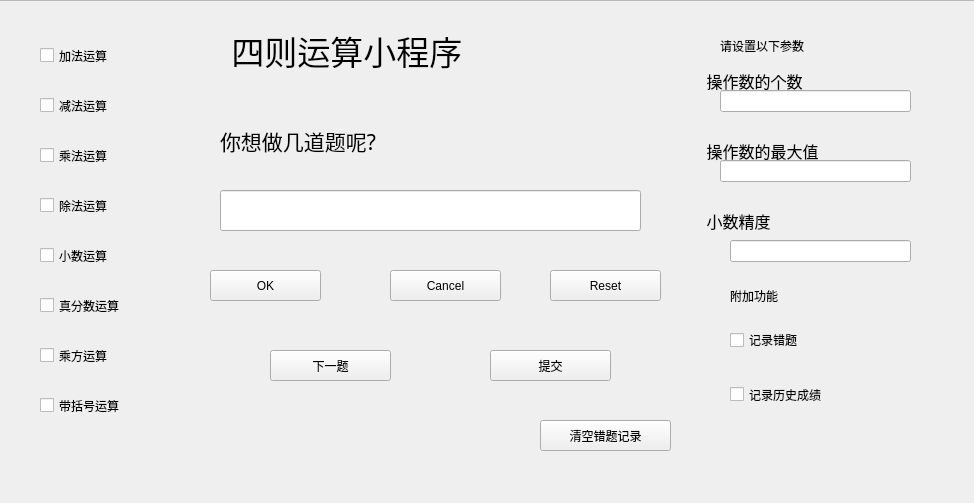
<?xml version="1.0" encoding="UTF-8"?>
<ui version="4.0">
 <class>Widget</class>
 <widget class="QWidget" name="Widget">
  <property name="geometry">
   <rect>
    <x>0</x>
    <y>0</y>
    <width>974</width>
    <height>503</height>
   </rect>
  </property>
  <property name="windowTitle">
   <string>Widget</string>
  </property>
  <property name="styleSheet">
   <string notr="true">font: 12pt &quot;楷体&quot;;
</string>
  </property>
  <widget class="QLineEdit" name="lineEdit_2">
   <property name="geometry">
    <rect>
     <x>220</x>
     <y>190</y>
     <width>421</width>
     <height>41</height>
    </rect>
   </property>
   <property name="font">
    <font>
     <family>楷体</family>
     <pointsize>12</pointsize>
     <weight>50</weight>
     <italic>false</italic>
     <bold>false</bold>
    </font>
   </property>
   <property name="text">
    <string/>
   </property>
  </widget>
  <widget class="QPushButton" name="pushButton">
   <property name="geometry">
    <rect>
     <x>210</x>
     <y>270</y>
     <width>111</width>
     <height>31</height>
    </rect>
   </property>
   <property name="styleSheet">
    <string notr="true">font: 14pt &quot;Calibri&quot;;</string>
   </property>
   <property name="text">
    <string>OK</string>
   </property>
  </widget>
  <widget class="QPushButton" name="pushButton_2">
   <property name="geometry">
    <rect>
     <x>390</x>
     <y>270</y>
     <width>111</width>
     <height>31</height>
    </rect>
   </property>
   <property name="styleSheet">
    <string notr="true">font: 14pt &quot;Calibri&quot;;</string>
   </property>
   <property name="text">
    <string>Cancel</string>
   </property>
  </widget>
  <widget class="QPushButton" name="pushButton_3">
   <property name="geometry">
    <rect>
     <x>550</x>
     <y>270</y>
     <width>111</width>
     <height>31</height>
    </rect>
   </property>
   <property name="styleSheet">
    <string notr="true">font: 14pt &quot;Calibri&quot;;</string>
   </property>
   <property name="text">
    <string>Reset</string>
   </property>
  </widget>
  <widget class="QPushButton" name="pushButton_4">
   <property name="enabled">
    <bool>true</bool>
   </property>
   <property name="geometry">
    <rect>
     <x>270</x>
     <y>350</y>
     <width>121</width>
     <height>31</height>
    </rect>
   </property>
   <property name="styleSheet">
    <string notr="true">font: 14pt &quot;楷体&quot;;</string>
   </property>
   <property name="text">
    <string>下一题</string>
   </property>
   <property name="default">
    <bool>false</bool>
   </property>
  </widget>
  <widget class="QPushButton" name="pushButton_5">
   <property name="geometry">
    <rect>
     <x>490</x>
     <y>350</y>
     <width>121</width>
     <height>31</height>
    </rect>
   </property>
   <property name="styleSheet">
    <string notr="true">font: 14pt &quot;楷体&quot;;</string>
   </property>
   <property name="text">
    <string>提交</string>
   </property>
  </widget>
  <widget class="QLabel" name="label">
   <property name="geometry">
    <rect>
     <x>180</x>
     <y>10</y>
     <width>491</width>
     <height>81</height>
    </rect>
   </property>
   <property name="font">
    <font>
     <family>楷体</family>
     <pointsize>25</pointsize>
     <weight>50</weight>
     <italic>false</italic>
     <bold>false</bold>
    </font>
   </property>
   <property name="styleSheet">
    <string notr="true">font: 25pt &quot;楷体&quot;;</string>
   </property>
   <property name="text">
    <string>      四则运算小程序</string>
   </property>
  </widget>
  <widget class="QLabel" name="label_2">
   <property name="geometry">
    <rect>
     <x>230</x>
     <y>80</y>
     <width>401</width>
     <height>31</height>
    </rect>
   </property>
   <property name="font">
    <font>
     <family>楷体</family>
     <pointsize>12</pointsize>
     <weight>50</weight>
     <italic>false</italic>
     <bold>false</bold>
    </font>
   </property>
   <property name="text">
    <string/>
   </property>
  </widget>
  <widget class="QCheckBox" name="checkBox">
   <property name="geometry">
    <rect>
     <x>730</x>
     <y>330</y>
     <width>101</width>
     <height>20</height>
    </rect>
   </property>
   <property name="styleSheet">
    <string notr="true">font: 12pt &quot;楷体&quot;;</string>
   </property>
   <property name="text">
    <string>记录错题</string>
   </property>
  </widget>
  <widget class="QCheckBox" name="checkBox_2">
   <property name="geometry">
    <rect>
     <x>730</x>
     <y>379</y>
     <width>141</width>
     <height>31</height>
    </rect>
   </property>
   <property name="styleSheet">
    <string notr="true">font: 12pt &quot;楷体&quot;;

</string>
   </property>
   <property name="text">
    <string>记录历史成绩</string>
   </property>
  </widget>
  <widget class="QLabel" name="label_3">
   <property name="geometry">
    <rect>
     <x>220</x>
     <y>100</y>
     <width>411</width>
     <height>81</height>
    </rect>
   </property>
   <property name="font">
    <font>
     <family>楷体</family>
     <pointsize>16</pointsize>
     <weight>50</weight>
     <italic>false</italic>
     <bold>false</bold>
    </font>
   </property>
   <property name="styleSheet">
    <string notr="true">font: 16pt &quot;楷体&quot;;</string>
   </property>
   <property name="text">
    <string>你想做几道题呢?</string>
   </property>
  </widget>
  <widget class="QCheckBox" name="checkBox_3">
   <property name="geometry">
    <rect>
     <x>40</x>
     <y>240</y>
     <width>121</width>
     <height>31</height>
    </rect>
   </property>
   <property name="text">
    <string>小数运算</string>
   </property>
  </widget>
  <widget class="QCheckBox" name="checkBox_4">
   <property name="geometry">
    <rect>
     <x>40</x>
     <y>290</y>
     <width>121</width>
     <height>31</height>
    </rect>
   </property>
   <property name="text">
    <string>真分数运算</string>
   </property>
  </widget>
  <widget class="QCheckBox" name="checkBox_5">
   <property name="geometry">
    <rect>
     <x>40</x>
     <y>340</y>
     <width>121</width>
     <height>31</height>
    </rect>
   </property>
   <property name="text">
    <string>乘方运算</string>
   </property>
  </widget>
  <widget class="QCheckBox" name="checkBox_6">
   <property name="geometry">
    <rect>
     <x>40</x>
     <y>40</y>
     <width>121</width>
     <height>31</height>
    </rect>
   </property>
   <property name="text">
    <string>加法运算</string>
   </property>
  </widget>
  <widget class="QCheckBox" name="checkBox_7">
   <property name="geometry">
    <rect>
     <x>40</x>
     <y>90</y>
     <width>121</width>
     <height>31</height>
    </rect>
   </property>
   <property name="text">
    <string>减法运算</string>
   </property>
  </widget>
  <widget class="QCheckBox" name="checkBox_8">
   <property name="geometry">
    <rect>
     <x>40</x>
     <y>140</y>
     <width>121</width>
     <height>31</height>
    </rect>
   </property>
   <property name="text">
    <string>乘法运算</string>
   </property>
  </widget>
  <widget class="QCheckBox" name="checkBox_9">
   <property name="geometry">
    <rect>
     <x>40</x>
     <y>190</y>
     <width>121</width>
     <height>31</height>
    </rect>
   </property>
   <property name="text">
    <string>除法运算</string>
   </property>
  </widget>
  <widget class="QPushButton" name="pushButton_6">
   <property name="geometry">
    <rect>
     <x>540</x>
     <y>420</y>
     <width>131</width>
     <height>31</height>
    </rect>
   </property>
   <property name="styleSheet">
    <string notr="true">font: 14pt &quot;楷体&quot;;</string>
   </property>
   <property name="text">
    <string>清空错题记录</string>
   </property>
  </widget>
  <widget class="QCheckBox" name="checkBox_10">
   <property name="geometry">
    <rect>
     <x>40</x>
     <y>390</y>
     <width>121</width>
     <height>31</height>
    </rect>
   </property>
   <property name="text">
    <string>带括号运算</string>
   </property>
  </widget>
  <widget class="QLabel" name="label_6">
   <property name="geometry">
    <rect>
     <x>720</x>
     <y>30</y>
     <width>171</width>
     <height>31</height>
    </rect>
   </property>
   <property name="styleSheet">
    <string notr="true">font: 14pt &quot;楷体&quot;;</string>
   </property>
   <property name="text">
    <string>请设置以下参数</string>
   </property>
  </widget>
  <widget class="QLabel" name="label_7">
   <property name="geometry">
    <rect>
     <x>730</x>
     <y>280</y>
     <width>101</width>
     <height>31</height>
    </rect>
   </property>
   <property name="styleSheet">
    <string notr="true">font: 14pt &quot;楷体&quot;;</string>
   </property>
   <property name="text">
    <string>附加功能</string>
   </property>
  </widget>
  <widget class="QLabel" name="label_4">
   <property name="geometry">
    <rect>
     <x>690</x>
     <y>70</y>
     <width>128</width>
     <height>22</height>
    </rect>
   </property>
   <property name="font">
    <font>
     <family>楷体</family>
     <pointsize>12</pointsize>
     <weight>50</weight>
     <italic>false</italic>
     <bold>false</bold>
    </font>
   </property>
   <property name="styleSheet">
    <string notr="true">font: 12pt &quot;楷体&quot;;</string>
   </property>
   <property name="text">
    <string>    操作数的个数</string>
   </property>
  </widget>
  <widget class="QLineEdit" name="lineEdit">
   <property name="geometry">
    <rect>
     <x>720</x>
     <y>90</y>
     <width>191</width>
     <height>22</height>
    </rect>
   </property>
  </widget>
  <widget class="QLabel" name="label_5">
   <property name="geometry">
    <rect>
     <x>690</x>
     <y>140</y>
     <width>144</width>
     <height>22</height>
    </rect>
   </property>
   <property name="font">
    <font>
     <family>楷体</family>
     <pointsize>12</pointsize>
     <weight>50</weight>
     <italic>false</italic>
     <bold>false</bold>
    </font>
   </property>
   <property name="styleSheet">
    <string notr="true">font: 12pt &quot;楷体&quot;;</string>
   </property>
   <property name="text">
    <string>    操作数的最大值</string>
   </property>
  </widget>
  <widget class="QLineEdit" name="lineEdit_3">
   <property name="geometry">
    <rect>
     <x>720</x>
     <y>160</y>
     <width>191</width>
     <height>22</height>
    </rect>
   </property>
  </widget>
  <widget class="QLabel" name="label_9">
   <property name="geometry">
    <rect>
     <x>690</x>
     <y>210</y>
     <width>96</width>
     <height>22</height>
    </rect>
   </property>
   <property name="font">
    <font>
     <family>楷体</family>
     <pointsize>12</pointsize>
     <weight>50</weight>
     <italic>false</italic>
     <bold>false</bold>
    </font>
   </property>
   <property name="styleSheet">
    <string notr="true">font: 12pt &quot;楷体&quot;;</string>
   </property>
   <property name="text">
    <string>    小数精度</string>
   </property>
  </widget>
  <widget class="QLineEdit" name="lineEdit_7">
   <property name="geometry">
    <rect>
     <x>730</x>
     <y>240</y>
     <width>181</width>
     <height>22</height>
    </rect>
   </property>
  </widget>
  <widget class="QFrame" name="frame">
   <property name="geometry">
    <rect>
     <x>-10</x>
     <y>0</y>
     <width>991</width>
     <height>511</height>
    </rect>
   </property>
   <property name="styleSheet">
    <string notr="true">border-image: url(:/new/prefix1/IMG_7046.JPG);</string>
   </property>
   <property name="frameShape">
    <enum>QFrame::StyledPanel</enum>
   </property>
   <property name="frameShadow">
    <enum>QFrame::Raised</enum>
   </property>
  </widget>
  <zorder>frame</zorder>
  <zorder>lineEdit_2</zorder>
  <zorder>pushButton</zorder>
  <zorder>pushButton_2</zorder>
  <zorder>pushButton_3</zorder>
  <zorder>pushButton_4</zorder>
  <zorder>pushButton_5</zorder>
  <zorder>label</zorder>
  <zorder>label_2</zorder>
  <zorder>checkBox</zorder>
  <zorder>checkBox_2</zorder>
  <zorder>label_3</zorder>
  <zorder>checkBox_3</zorder>
  <zorder>checkBox_4</zorder>
  <zorder>checkBox_5</zorder>
  <zorder>checkBox_6</zorder>
  <zorder>checkBox_7</zorder>
  <zorder>checkBox_8</zorder>
  <zorder>checkBox_9</zorder>
  <zorder>pushButton_6</zorder>
  <zorder>checkBox_10</zorder>
  <zorder>label_6</zorder>
  <zorder>label_7</zorder>
  <zorder>label_4</zorder>
  <zorder>lineEdit</zorder>
  <zorder>label_5</zorder>
  <zorder>lineEdit_3</zorder>
  <zorder>label_9</zorder>
  <zorder>lineEdit_7</zorder>
 </widget>
 <layoutdefault spacing="6" margin="11"/>
 <resources/>
 <connections/>
</ui>
